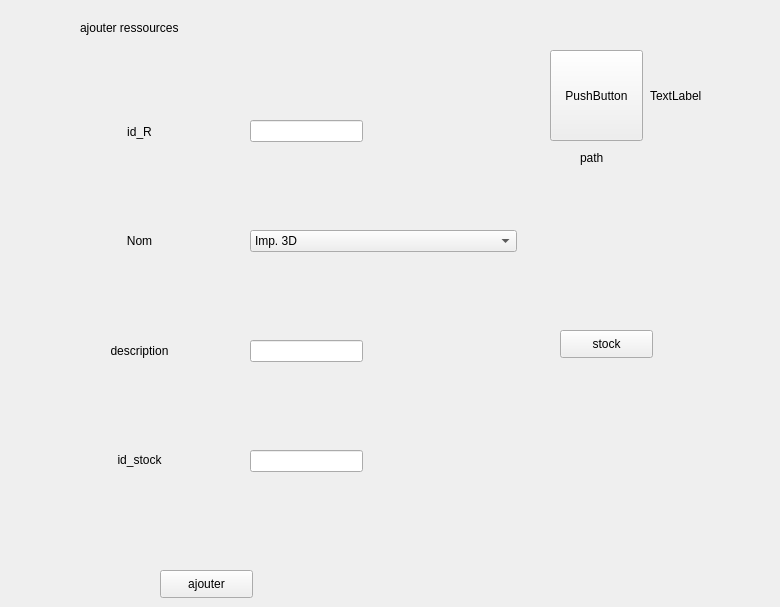
      <widget class="QWidget" name="ajout_reccources">
       <widget class="QLabel" name="label_22">
        <property name="geometry">
         <rect>
          <x>80</x>
          <y>20</y>
          <width>311</width>
          <height>16</height>
         </rect>
        </property>
        <property name="text">
         <string>ajouter ressources</string>
        </property>
       </widget>
       <widget class="QWidget" name="verticalLayoutWidget_3">
        <property name="geometry">
         <rect>
          <x>39</x>
          <y>80</y>
          <width>201</width>
          <height>431</height>
         </rect>
        </property>
        <layout class="QVBoxLayout" name="verticalLayout">
         <item>
          <widget class="QLabel" name="id_a_3">
           <property name="styleSheet">
            <string notr="true">QLabel {
	font: 75 14pt &quot;Times New Roman&quot;;
	color: rgb(0, 0, 0);
    border: none;            
    border-radius: 0px;      
    background: transparent;
}
</string>
           </property>
           <property name="text">
            <string>id_R</string>
           </property>
           <property name="alignment">
            <set>Qt::AlignCenter</set>
           </property>
          </widget>
         </item>
         <item>
          <widget class="QLabel" name="id_a_2">
           <property name="styleSheet">
            <string notr="true">QLabel {
	font: 75 14pt &quot;Times New Roman&quot;;
	color: rgb(0, 0, 0);
    border: none;            
    border-radius: 0px;      
    background: transparent;
}
</string>
           </property>
           <property name="text">
            <string>Nom</string>
           </property>
           <property name="alignment">
            <set>Qt::AlignCenter</set>
           </property>
          </widget>
         </item>
         <item>
          <widget class="QLabel" name="id_a_5">
           <property name="styleSheet">
            <string notr="true">QLabel {
	font: 75 14pt &quot;Times New Roman&quot;;
	color: rgb(0, 0, 0);
    border: none;            
    border-radius: 0px;      
    background: transparent;
}
</string>
           </property>
           <property name="text">
            <string>description</string>
           </property>
           <property name="alignment">
            <set>Qt::AlignCenter</set>
           </property>
          </widget>
         </item>
         <item>
          <widget class="QLabel" name="id_a">
           <property name="styleSheet">
            <string notr="true">QLabel {
	font: 75 14pt &quot;Times New Roman&quot;;
	color: rgb(0, 0, 0);
    border: none;            
    border-radius: 0px;      
    background: transparent;
}
</string>
           </property>
           <property name="text">
            <string>id_stock</string>
           </property>
           <property name="alignment">
            <set>Qt::AlignCenter</set>
           </property>
          </widget>
         </item>
        </layout>
       </widget>
       <widget class="QComboBox" name="comboBox_nom">
        <property name="geometry">
         <rect>
          <x>250</x>
          <y>230</y>
          <width>267</width>
          <height>22</height>
         </rect>
        </property>
        <item>
         <property name="text">
          <string>Imp. 3D</string>
         </property>
        </item>
        <item>
         <property name="text">
          <string>Découpe Laser</string>
         </property>
        </item>
        <item>
         <property name="text">
          <string>Fraiseuse CNC </string>
         </property>
        </item>
        <item>
         <property name="text">
          <string>Découpe Vinyle </string>
         </property>
        </item>
        <item>
         <property name="text">
          <string>Composants</string>
         </property>
        </item>
        <item>
         <property name="text">
          <string>Kits Arduino </string>
         </property>
        </item>
       </widget>
       <widget class="QLineEdit" name="lineEdit_id">
        <property name="geometry">
         <rect>
          <x>250</x>
          <y>120</y>
          <width>113</width>
          <height>22</height>
         </rect>
        </property>
       </widget>
       <widget class="QLineEdit" name="lineEdit_description_R">
        <property name="geometry">
         <rect>
          <x>250</x>
          <y>340</y>
          <width>113</width>
          <height>22</height>
         </rect>
        </property>
       </widget>
       <widget class="QLineEdit" name="lineEdit_idS">
        <property name="geometry">
         <rect>
          <x>250</x>
          <y>450</y>
          <width>113</width>
          <height>22</height>
         </rect>
        </property>
       </widget>
       <widget class="QPushButton" name="ajouter_r">
        <property name="geometry">
         <rect>
          <x>160</x>
          <y>570</y>
          <width>93</width>
          <height>28</height>
         </rect>
        </property>
        <property name="text">
         <string>ajouter</string>
        </property>
       </widget>
       <widget class="QPushButton" name="imageButton">
        <property name="geometry">
         <rect>
          <x>550</x>
          <y>50</y>
          <width>93</width>
          <height>91</height>
         </rect>
        </property>
        <property name="text">
         <string>PushButton</string>
        </property>
       </widget>
       <widget class="QLabel" name="imageLabel">
        <property name="geometry">
         <rect>
          <x>650</x>
          <y>50</y>
          <width>121</width>
          <height>91</height>
         </rect>
        </property>
        <property name="text">
         <string>TextLabel</string>
        </property>
        <property name="scaledContents">
         <bool>true</bool>
        </property>
       </widget>
       <widget class="QLabel" name="imagePathLabel">
        <property name="geometry">
         <rect>
          <x>580</x>
          <y>150</y>
          <width>56</width>
          <height>16</height>
         </rect>
        </property>
        <property name="text">
         <string>path</string>
        </property>
       </widget>
       <widget class="QPushButton" name="openStockDialogButton">
        <property name="geometry">
         <rect>
          <x>560</x>
          <y>330</y>
          <width>93</width>
          <height>28</height>
         </rect>
        </property>
        <property name="text">
         <string>stock</string>
        </property>
       </widget>
      </widget>
